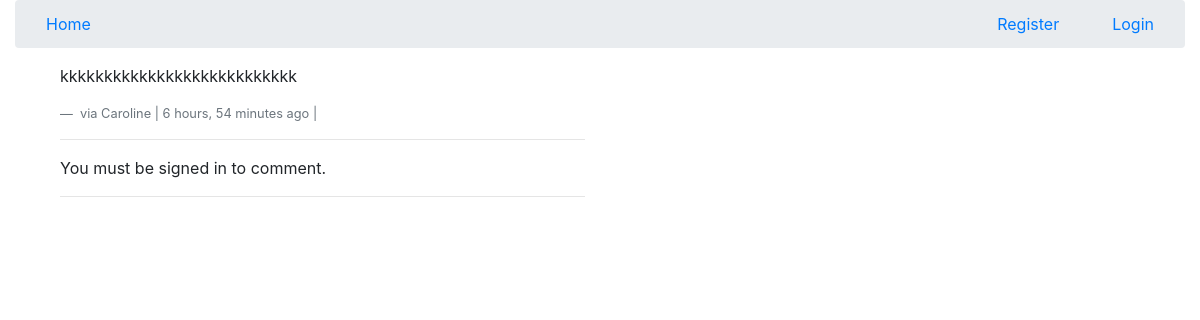
/comments/8/, run on the app's committed database.
### comments/models.py (models this page shows, shortened)
class Comment(models.Model):
	user		= models.ForeignKey(settings.AUTH_USER_MODEL, default=1)
	content_type = models.ForeignKey(ContentType, on_delete=models.CASCADE)
	object_id = models.PositiveIntegerField()
	content_object = GenericForeignKey('content_type', 'object_id')
	parent		= models.ForeignKey("self", null=True, blank=True)
	content		= models.TextField()
	timestamp 	= models.DateTimeField(auto_now_add=True)
	objects = CommentManager()
	class Meta:
		ordering = ["-timestamp"]
	def children(self):
		return Comment.objects.filter(parent=self)
	@property
	def is_parent(self):
		if self.parent is not None:
			return False
		return True

### comments/views.py (the view, shortened to what this page needs)
# urls.py: url(r'^(?P<id>\d+)/$', comment_thread, name="thread"),
def comment_thread(request, id):
	try:
		obj = Comment.objects.get(id=id)
	except:
		raise Http404
	if not obj.is_parent:
		obj = obj.parent #reset original var to parent obj
	content_object = obj.content_object #parent post
	content_id = obj.content_object.id
	initial_data = {
		"content_type": obj.content_type,
		"object_id": obj.object_id,
	}
	form = CommentForm(request.POST or None, initial=initial_data)
	context = {
		"comment": obj,
		"form": form,
	}
	return render(request, "comment_thread.html", context)

### templates/comment_thread.html (shortened to what this page needs)
{% extends "base.html" %}
{% load urlify %}
{% load crispy_forms_tags %}
{% block content %}
<div class="col-sm-6 col-sm-offset-3">
		<p>{{ comment.content }}</p>
		<footer class="blockquote-footer"> via {{ comment.user }} | {{ comment.timestamp | timesince }} ago |
		</footer>
		<hr>
		<div>
			{% if request.user.is_authenticated %}
				<form method="POST" action="."> {% csrf_token %} {{ form | crispy }}
					<input type="hidden" name="parent_id" value="{{ comment.id }}">
					<input type="submit" value="Reply" class="btn btn-default">
				</form>
			{% else %}
			<p>You must be signed in to comment.</p>
			{% endif %}
			<hr>
		</div>
</div>
{% endblock content %}

### data on the page
Comment: content "kkkkkkkkkkkkkkkkkkkkkkkkkkk", user "Caroline", timestamp "6 hours, 54 minutes"
